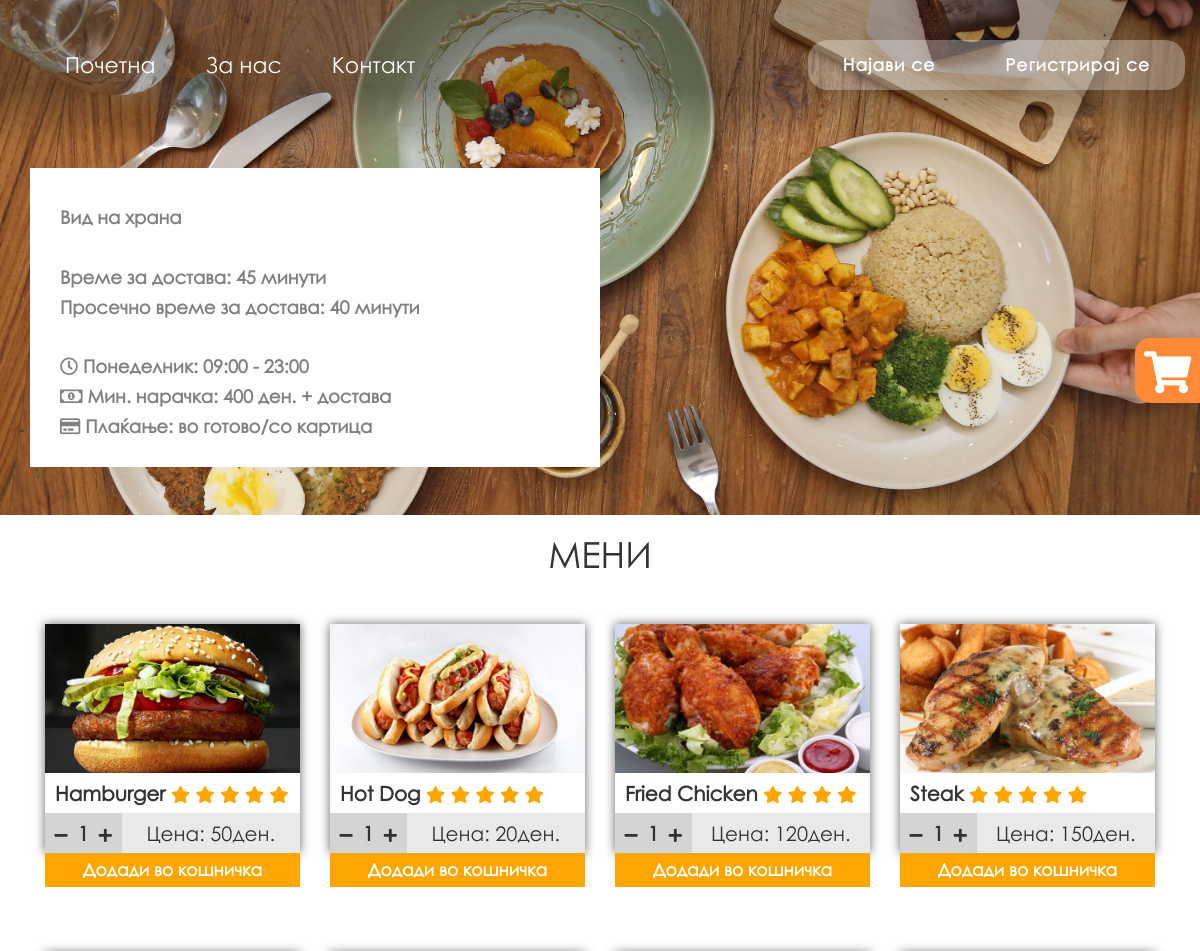
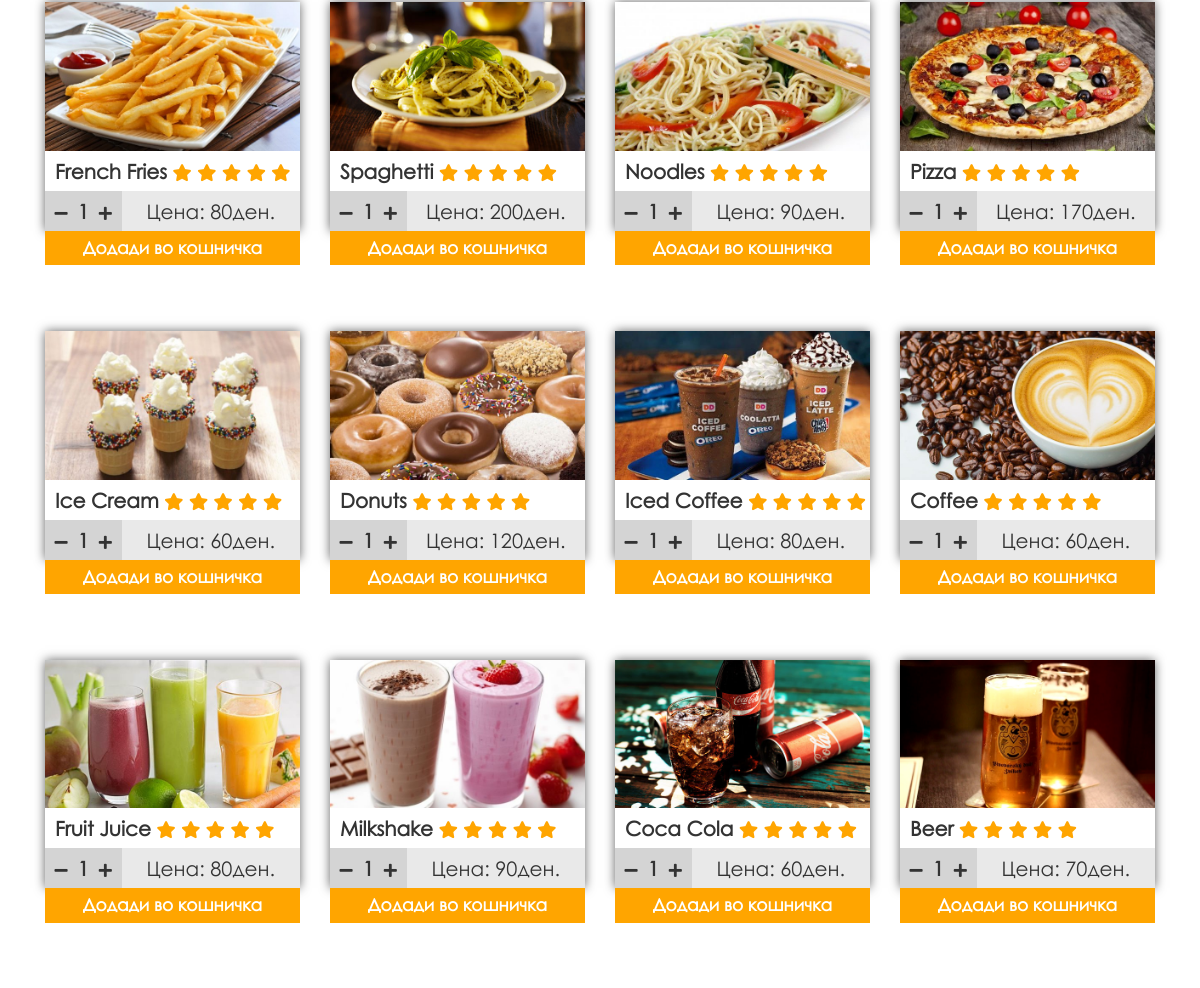
The app's page /other/restaurant.php with its own data (2 pictures, top to bottom).
### tables this page shows
CREATE TABLE `mainmenu` (
  `ThingID` int(11) NOT NULL,
  `Type` enum('Food','Drink','','') NOT NULL,
  `Product` varchar(255) NOT NULL,
  `Image` varchar(255) NOT NULL,
  `Price` int(11) NOT NULL
);

### other/restaurant.php (the view, shortened to what this page needs)
<?php
	include '../php_includes/connect.php';
?>
<!DOCTYPE html>
<html>
<head>
	<link href="https://maxcdn.bootstrapcdn.com/bootstrap/3.3.7/css/bootstrap.min.css" rel="stylesheet">
	<link rel="stylesheet" href="https://cdnjs.cloudflare.com/ajax/libs/font-awesome/4.7.0/css/font-awesome.min.css">
	<link href="https://use.fontawesome.com/releases/v5.0.1/css/all.css" rel="stylesheet">
	<link rel="stylesheet" type="text/css" href="../assets/css/index.css">
	<link rel="stylesheet" type="text/css" href="../assets/css/register.css">
	<link rel="stylesheet" type="text/css" href="../assets/css/restaurant.css">
</head>
<body>
	<div class="overlay9"></div>
	<?php include '../php_includes/login_popup.php'; ?>
	<header>
		<?php include '../php_includes/nav_menu.php'; ?>
		<div class="container">
			<div class="row">
				<div class="cart">
					<a href="cart.php?name=<?php echo $res_name; ?>"><i class="fa fa-shopping-cart fa-3x" aria-hidden="true"></i></a>
				</div>
				<div class="col-lg-6 col-md-6 rest"><br>
					<h4 class="type">Вид на храна</h4><br>
					<h4 class="type">Време за достава: 45 минути</h4>
					<h4 class="type">Просечно време за достава: 40 минути</h4><br>
					<h4 class="type"><i class="far fa-clock "></i> Понеделник: 09:00 - 23:00</h4>
					<h4 class="type"><i class="far fa-money-bill-alt"></i> Мин. нарачка: 400 ден. + достава</h4>
					<h4 class="type"><i class="far fa-credit-card"></i> Плаќање: во готово/со картица</h4><br>
				</div>
			</div>
		</div>
	</header>
	<h1 class="h-menu">МЕНИ</h1>
	<div class="container mgn">
		<div class="row">
		  		<?php
					$sql = "SELECT ThingID, Product, Image, Price FROM mainmenu";
					if ($query = mysqli_query($db, $sql)) {
					$numrows = mysqli_num_rows($query);
						if ($numrows > 0)
							while($row = mysqli_fetch_array($query, MYSQLI_ASSOC)){
								echo
								'
							    <div class="col-lg-3 col-sm-6 col-xs-12">
							      	<div class="box">
								      	<a>
								      		<div class="zoom-in">
								      		<img class="img-responsive res-logo" src="'. $row['Image'] .'"></div>
								      	</a>
								      	<div class="content1">
								      		<div class="res-name">
								      			<span class="name">'. $row['Product'] .'</span>
								      			<i class="fas fa-star"></i>
										        <i class="fas fa-star"></i>
										        <i class="fas fa-star"></i>
										        <i class="fas fa-star"></i>
										        <i class="fas fa-star"></i>
								      		</div>
								      		<div class="delivery">
								      			<i class="fas fa-minus"> </i><span class="quantity">1</span><i class="fas fa-plus"> </i>
								      		</div>
								      		<div class="del-price">
								      			<p>Цена: '. $row['Price'] .'ден.</p>
								      		</div>
								      		<div class="add-cart">
								      			<form name="form1" method="post" action="cart.php">
								      				<input type="hidden" name="pqt" class="pqt" value="1" />
											        <input type="hidden" name="pid" value="'. $row['ThingID'] . '" />
											        <input type="hidden" name="res_name" value="'. $res_name . '" />
											        <input type="submit" name="button" class="add-cart-button" value="Додади во кошничка" />
											    </form>
								      		</div>
								      	</div>
							      	</div>
							  	</div>
								';
							}
					}
					else {
						echo "Query Fail";
					}
				?>
		</div>
	</div>
</body>
</html>

### assets/css/index.css (style rules this page uses)
html { background-color: grey; left: 0; transition: all 1s ease; position: relative; font-family: "Century Gothic", CenturyGothic, AppleGothic, sans-serif!important; }
body { margin: 0px; padding: 0px; overflow-x: hidden; user-select: none; font-family: "Century Gothic", CenturyGothic, AppleGothic, sans-serif!important; position: relative; transition: all 1s ease; left: 0; }
.overlay9 { width: 100%; height: 100%; position: absolute; top: 0; left: 0; z-index: -9998; background: rgba(0,0,0, 0); transition: .35s all; }
form { position: relative; z-index: 2; text-align: center; outline: none; }
header { background-image: url('../img/image.jpg')!important; background-repeat: no-repeat; background-size: 100%; padding-bottom: 29%; background-color: rgba(82, 86, 89, 0.15)!important; }
.cart { height: 65px; width: 65px; position: fixed; background-color: #FE8937; right: 0; margin-top: 170px; border-radius: 15px 0px 0px 15px; text-align: center; line-height: 90px; color: white; cursor: pointer; z-index: 9998; }
.row { margin: 0 auto; }
img { height: auto!important; width: 100%!important; display: block; margin: 0 auto; }
img { margin: 0px!important; }
.content1 { width: 100%; height: 80px; background-color: white; margin-bottom: 100px; }
.res-name { width: 100%; height: 40px; font-size: 25px; text-align: center; font-weight: bold; line-height: 40px; }
.delivery { height: 40px; width: 30%; background-color: #D4D4D4; display: inline-block; text-align: center; line-height: 40px; }
.del-price { height: 40px; width: 70%; background-color: #E9E9E9; display: inline-block; float: right; text-align: center; line-height: 40px; font-size: 20px; }
.box { width: 100%; box-shadow: 0 0 10px #656565; }
a { color: white!important; }
input { outline: none; box-shadow: none!important; }
.zoom-in { position: relative; overflow: hidden; }
.res-logo { transition: .3s; }
@media (max-width: 1500px) { header { padding-bottom: 20%!important; } }

### assets/css/register.css (style rules this page uses)
header { background-image: url(../img/header2.jpg)!important; padding-bottom: 10%!important; background-size: cover; min-height: 1050px; padding: 0px!important; }

### assets/css/restaurant.css (style rules this page uses)
a { color: black!important; }
header { background-image: url('../img/food.jpg')!important; min-height: 500px!important; background-position-y: center; padding-bottom: 4%!important; }
.rest { background-color: white; color: grey; padding-left: 30px; }
.type { font-weight: bold!important; }
* { text-decoration: none!important; }
.fa-star { color: orange!important; }
form { text-align: left; }
.add-cart { width: 100%; font-size: 17px; }
.quantity { font-size: 20px; font-weight: bold; padding: 0px 5px; }
.fa-minus, .fa-plus { font-size: 15px!important; padding: 0px 5px; cursor: pointer; transition: .3s; }
.mgn { margin-top: 50px!important; }
.fa-star { font-size: 17px!important; text-align: right; }
.add-cart-button { width: 100%; border: none; background-color: orange; padding: 5px 0px; font-weight: bold; color: white; }
.h-menu { text-align: center; }
.res-name { width: 100%; height: 40px; text-align: left; font-size: 20px; font-weight: bold; line-height: 40px; padding-left: 10px; }
.fa-shopping-cart { color: white!important; }

### records on screen
mainmenu: Image (picture), Product "Hamburger", Price "50"
mainmenu: Image (picture), Product "Hot Dog", Price "20"
mainmenu: Image (picture), Product "Fried Chicken", Price "120"
mainmenu: Image (picture), Product "Steak", Price "150"
mainmenu: Image (picture), Product "French Fries", Price "80"
mainmenu: Image (picture), Product "Spaghetti", Price "200"
mainmenu: Image (picture), Product "Noodles", Price "90"
mainmenu: Image (picture), Product "Pizza", Price "170"
mainmenu: Image (picture), Product "Ice Cream", Price "60"
mainmenu: Image (picture), Product "Donuts", Price "120"
mainmenu: Image (picture), Product "Iced Coffee", Price "80"
mainmenu: Image (picture), Product "Coffee", Price "60"
mainmenu: Image (picture), Product "Fruit Juice", Price "80"
mainmenu: Image (picture), Product "Milkshake", Price "90"
mainmenu: Image (picture), Product "Coca Cola", Price "60"
mainmenu: Image (picture), Product "Beer", Price "70"

### other values on screen
$user "Најави се"
$logout "Регистрирај се"
